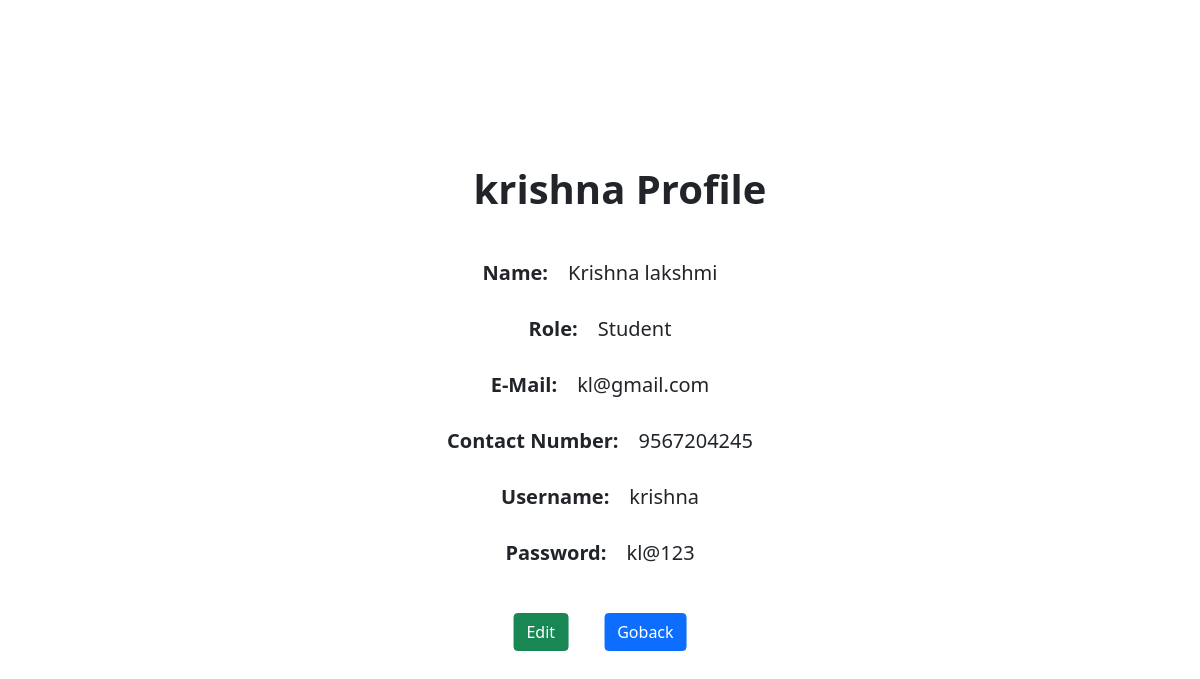
The page /krishna/profile on the database its author committed.
### tables this page shows
CREATE TABLE user(
			Name CHAR(25) NOT NULL,
			Role char(25),
			uname char(25) NOT NULL PRIMARY KEY,
			Pwd CHAR(100)NOT NULL UNIQUE,
			number int(10),
			email char(50));

### app.py (the view)
@app.route('/<uname>/profile',methods=['GET','POST'])
def profile(uname):
      return render_template('profile.html',a=uname,k=db.userdetail(uname))

### dbase.py (called while the page is built)
def userdetail(a):
    conn = sqlite3.connect('merge.db')
    cursor = conn.cursor()
    t=f"SELECT * FROM user WHERE uname='{a}'"
    cursor.execute(t)
    k=cursor.fetchall()
    conn.commit()
    conn.close()
    return k[0]

### templates/profile.html (shortened to what this page needs)
<!DOCTYPE html><html><head><title>KLlibrary</title>
  <link href="https://cdn.jsdelivr.net/npm/bootstrap@5.3.2/dist/css/bootstrap.min.css" rel="stylesheet">
    <link href="https://cdn.jsdelivr.net/npm/bootstrap@5.0.0/dist/css/bootstrap.min.css" rel="stylesheet">
</head>
<body>
<div class="position-absolute top-50 start-50 translate-middle">
<div class="container mt-3">
      <h1><b>&emsp;{{a}} Profile</b></h1><br>
      <form  method="POST" action='/Registerform'>
      <div class="mb-3 mt-3 text-center">
      <h5><b>Name:</b>&emsp;{{k[0]}}</h5><br>
      <h5><b>Role:</b>&emsp;{{k[1]}}</h5><br>
	<h5><b>E-Mail:</b>&emsp;{{k[5]}}</h5><br>
	<h5><b>Contact Number:</b>&emsp;{{k[4]}}</h5><br>
      <h5><b>Username:</b>&emsp;{{k[2]}}</h5><br>
      <h5><b>Password:</b>&emsp;{{k[3]}}</h5><br>
    </div>
    <div class="text-center">
<a href="/Registerform/{{a}}" type="submit" name="form" value="usrform" class="btn btn-success">Edit</a>&emsp;&emsp;
<a href="/user_dashboard/{{a}}" name="sub" value="j" class="btn btn-primary">Goback</a></div>
  </form>
</div>
</div>
</body>
</html>

### rows shown on the page
user: uname "krishna", Name "Krishna lakshmi", Role "Student", email "kl@gmail.com", number "9567204245", Pwd "kl@123"
